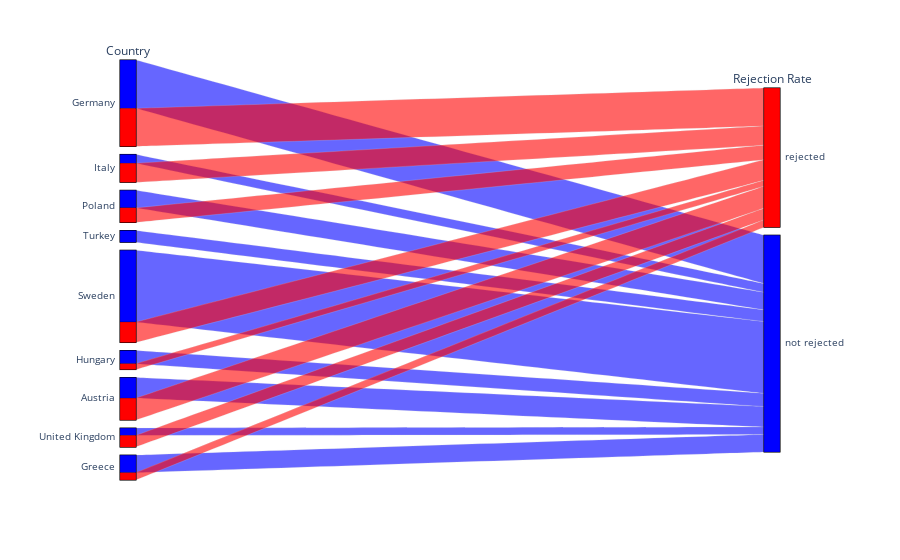
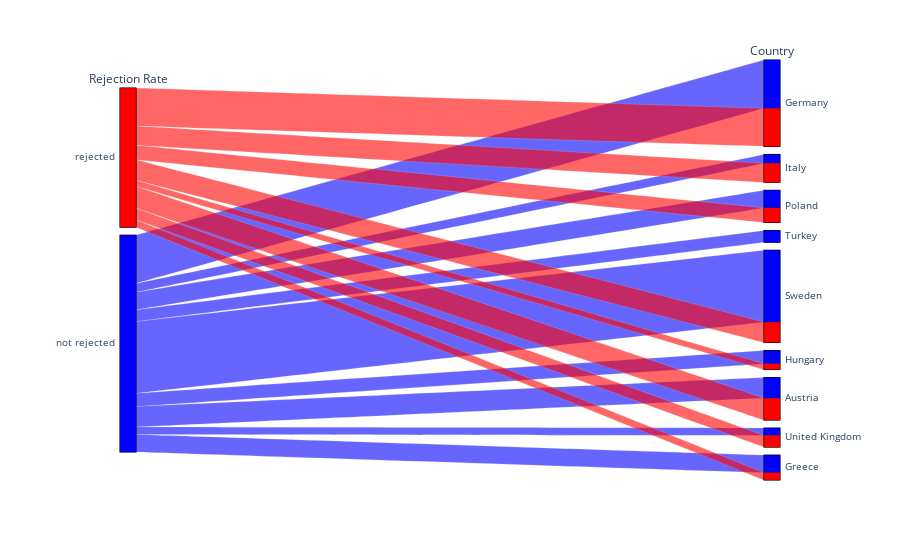

Notebook code for these charts, in order:
### Markdown cell above
Blablabla

### Code cell
file_path = 'DataSets/refugee_interview_filtered.csv'
population_data = pd.read_csv(file_path)

data = population_data[['VAR01', 'VAR27']].copy()
data.columns = ['Country', 'Rejection_Rate']

color_mapping = {'not rejected': 0, 'rejected': 1}
data['Rejection_Rate_Num'] = data['Rejection_Rate'].map(color_mapping)

color_scale = [(0, 'blue'), (1, 'red')]

# Version with countries on the left
fig = px.parallel_categories(data, dimensions=['Country', 'Rejection_Rate'],
                             labels={'Country': 'Country', 'Rejection_Rate': 'Rejection Rate'},
                             color='Rejection_Rate_Num',
                             color_continuous_scale=color_scale)

fig.update_layout(coloraxis_showscale=False)
fig.show()

# Version with countries on the right
fig2 = px.parallel_categories(data, dimensions=['Rejection_Rate', 'Country'],
                             labels={'Country': 'Country', 'Rejection_Rate': 'Rejection Rate'},
                             color='Rejection_Rate_Num',
                             color_continuous_scale=color_scale)

fig2.update_layout(coloraxis_showscale=False)
fig2.show()

### Figure 1 — Plotly figure (JSON) as saved in the notebook; plotly's stock layout.template omitted (floating-point values rounded to 4 significant figures; data arrays with more than 128 entries replaced by an {"elided": "..."} marker saying what was removed)
{"data": [{"dimensions": [{"label": "Country", "values": {"elided": "243 str values"}}, {"label": "Rejection Rate", "values": {"elided": "243 str values"}}], "domain": {"x": [0, 1], "y": [0, 1]}, "line": {"color": {"elided": "243 int values"}, "coloraxis": "coloraxis"}, "name": "", "type": "parcats"}], "layout": {"autosize": true, "coloraxis": {"colorbar": {"title": {"text": "Rejection_Rate_Num"}}, "colorscale": [[0, "blue"], [1, "red"]], "showscale": false}, "legend": {"tracegroupgap": 0}, "margin": {"t": 60}}}

### Figure 2 — Plotly figure (JSON) as saved in the notebook; plotly's stock layout.template omitted (floating-point values rounded to 4 significant figures; data arrays with more than 128 entries replaced by an {"elided": "..."} marker saying what was removed)
{"data": [{"dimensions": [{"label": "Rejection Rate", "values": {"elided": "243 str values"}}, {"label": "Country", "values": {"elided": "243 str values"}}], "domain": {"x": [0, 1], "y": [0, 1]}, "line": {"color": {"elided": "243 int values"}, "coloraxis": "coloraxis"}, "name": "", "type": "parcats"}], "layout": {"autosize": true, "coloraxis": {"colorbar": {"title": {"text": "Rejection_Rate_Num"}}, "colorscale": [[0, "blue"], [1, "red"]], "showscale": false}, "legend": {"tracegroupgap": 0}, "margin": {"t": 60}}}
